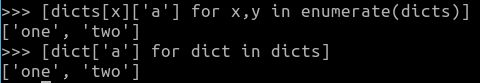
#> input picture log_and_csv/list comprehension of list of dicts elements.jpg, 480 x 83 px; its folder holds only this picture in this run
$ python -i thumbnail-fixer.py   (imports and definitions only)
#> lines starting #> are read from the running program, lines starting #| are printed output that depends on the picture
#!/usr/bin/env python3

from PIL import Image
import os

# [1 line that did not run here, left out]
# [1 line that did not run here, left out]

def get_filelist(path):
    filelist = []
    for root, directories, files in os.walk(path):
        for f in files:
            if f[0] == ".":
                pass
            else:
                filelist.append((os.path.join(root,f),f))
    return filelist

def fix(image):
    with Image.open(image) as img:
        #rotate
#> img is the input picture: PIL image 480x83 RGB; mean R, G, B 12.6, 12.7, 12.9
        img = img.rotate(-90)
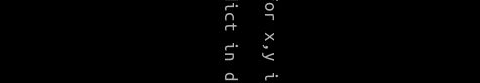
#> img: PIL image 480x83 RGB; min 0, max 192, mean 1.6
        #resize
        img = img.resize((128,128))
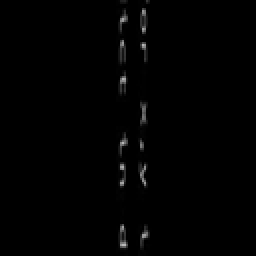
#> img: PIL image 128x128 RGB (shown 2 times larger); min 0, max 185, mean 1.7
        #convert
        img = img.convert("RGB")
        #return fixed image
        return img

# [6 lines not run here, left out]

>>> result = fix('../log_and_csv/list comprehension of list of dicts elements.jpg')
